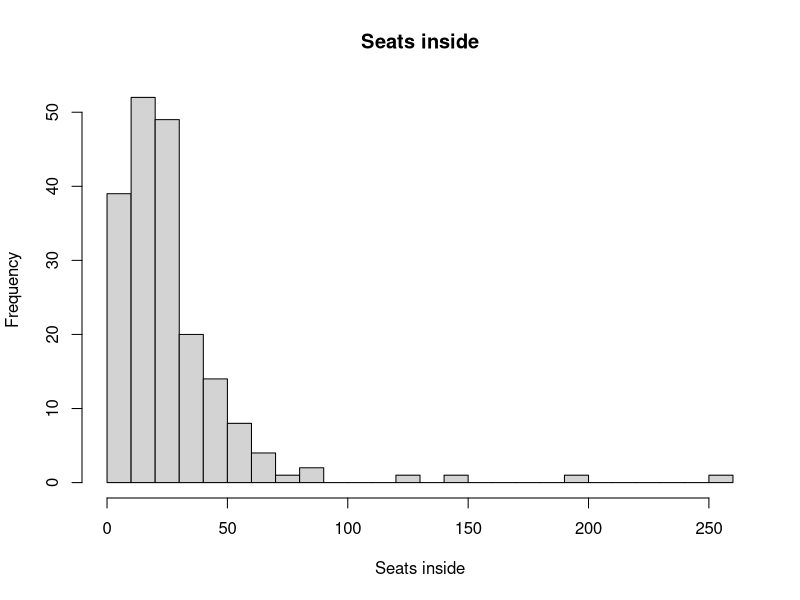
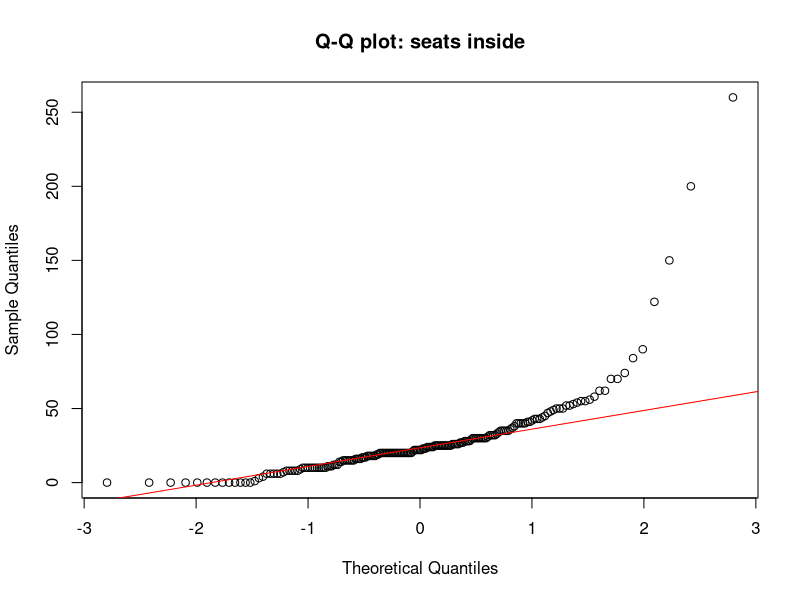
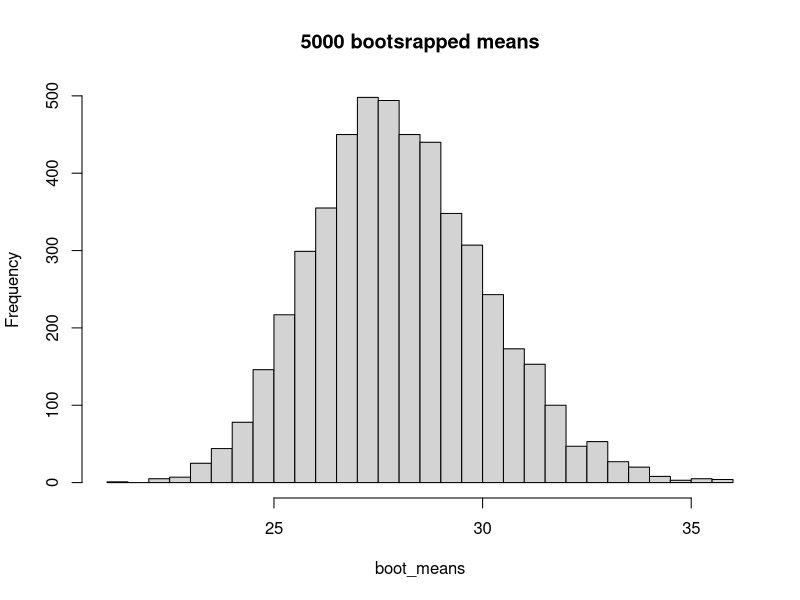
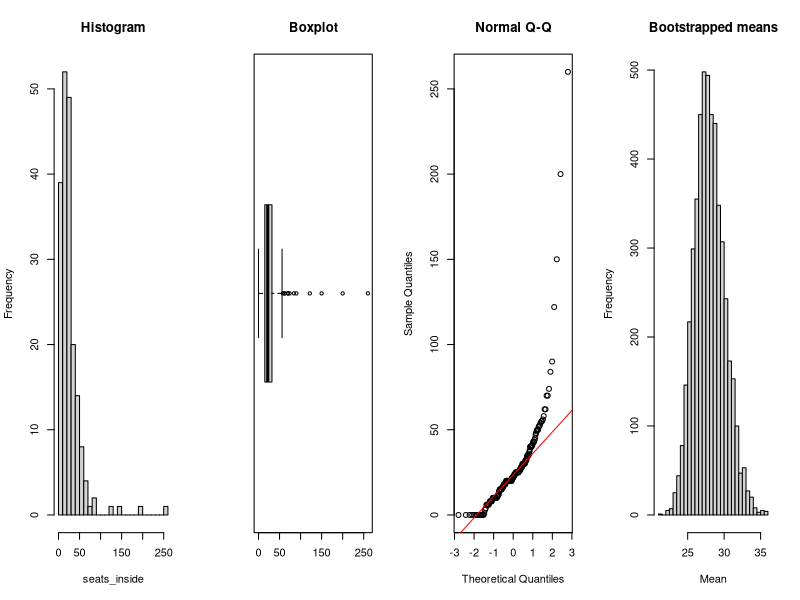
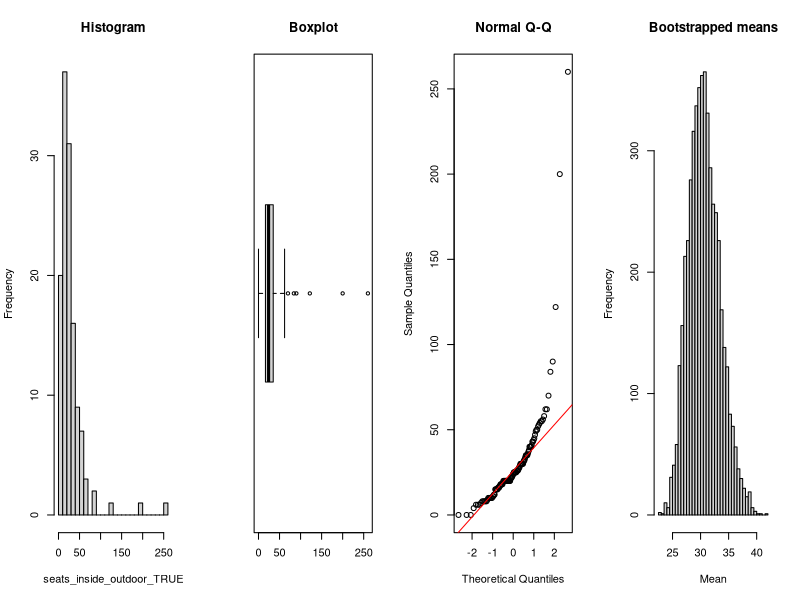
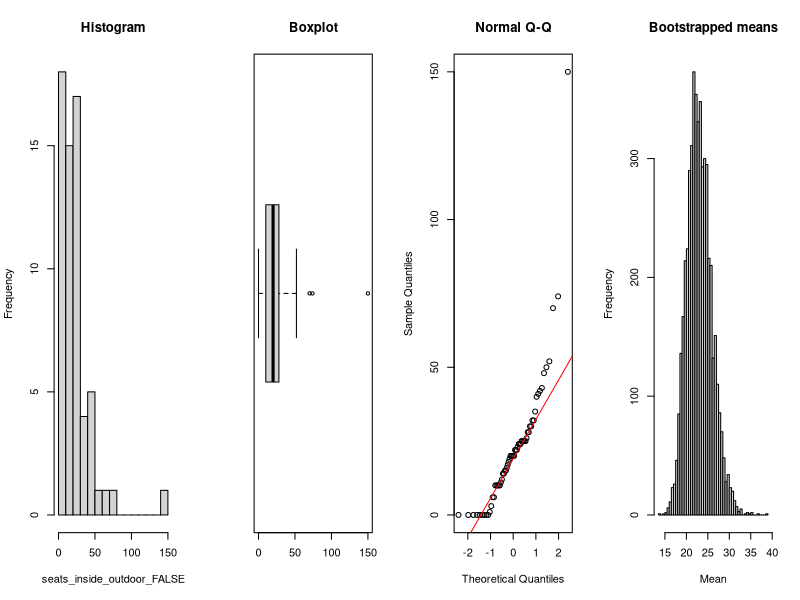
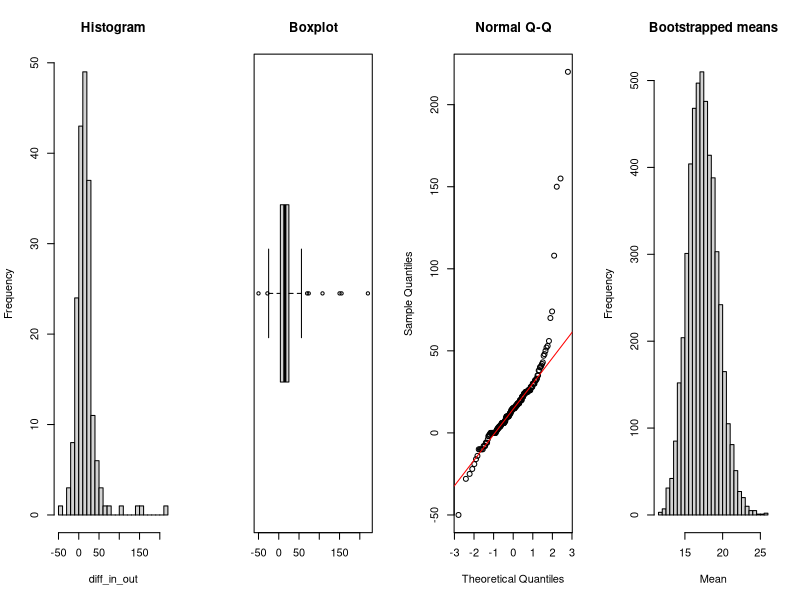
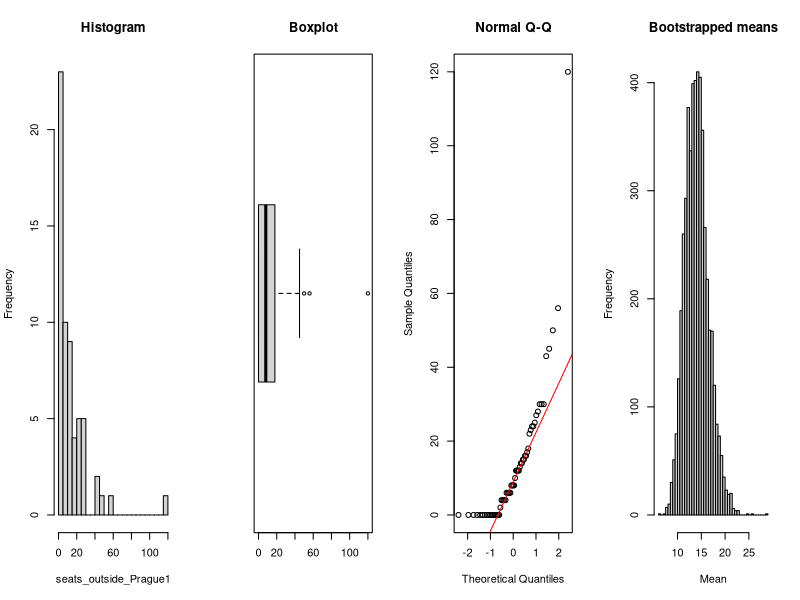

These charts were generated, in order, by the following R code:

# WHAT: loads xtable, the package that turns an R table into a LaTeX table
#       for the report.
# HOW:  library(). (It's installed already; the real 03 script installed it.)
library(xtable)

# WHAT: makes the folders where the report looks for tables and figures.
# HOW:  dir.create(); recursive = TRUE also makes the parent folder 'report';
#       showWarnings = FALSE stays quiet if they already exist.
dir.create("report/tables",  recursive = TRUE, showWarnings = FALSE)
dir.create("report/figures", recursive = TRUE, showWarnings = FALSE)


df <- read.csv("analysis/dataset.csv")

hist(df$seats_inside, breaks =30, main= "Seats inside", xlab = "Seats inside")
# cafes with or without seat count
sum(!is.na(df$seats_inside))
sum(is.na(df$seats_inside))

#average and middle

mean(df$seats_inside, na.rm = TRUE)
median(df$seats_inside, na.rm = TRUE)

sd(df$seats_inside, na.rm = TRUE)

x <- na.omit(df$seats_inside)

mean((x - mean(x))^3) / sd(x)^3

#-------     

qqnorm(x, main= "Q-Q plot: seats inside")

qqline(x, col="red")

#----
length(x)

set.seed(2026)

boot_means <- replicate(5000, mean(sample(x, replace = TRUE)))
hist(boot_means, breaks = 40, main = "5000 bootsrapped means")

mean((boot_means - mean(boot_means))^3) / sd(boot_means)^3


#------

#checks

# WHAT: our check function, now also saving 4 plots as a PDF and returning the
#       descriptive statistics. 'file' is the short name for the PDF.
# HOW:  function(x, file) takes two inputs: the values, and a file name.
check <- function(x, file) {
  # WHAT: drop missing values.  HOW: na.omit().
  x <- na.omit(x)
  # WHAT: skewness of the data itself.  HOW: the same formula as before.
  skew <- mean((x - mean(x))^3) / sd(x)^3
  # WHAT: the bootstrap of the mean.  HOW: set.seed + replicate, as before.
  set.seed(2026)
  boot_means <- replicate(5000, mean(sample(x, replace = TRUE)))
  # WHAT: skewness of the 5,000 averages.  HOW: same formula.
  boot_skew <- mean((boot_means - mean(boot_means))^3) / sd(boot_means)^3
  # WHAT: rule 1: normal if |skewness| < 1.  HOW: abs() drops the minus sign.
  normal <- abs(skew) < 1
  # WHAT: rule 2: CLT applies if 30+ cafes AND the averages look normal.  HOW: '&' = AND.
  clt <- length(x) >= 30 & abs(boot_skew) < 0.5
  # WHAT: the verdict.  HOW: '|' = OR; ifelse() picks the word.
  verdict <- ifelse(normal | clt, "Parametric", "Non-parametric")
  
  # WHAT: opens a PDF file, e.g. report/figures/D_seats_inside.pdf.
  # HOW:  paste0() glues the pieces of the name together with no spaces;
  #       pdf() starts drawing into that file (10 x 2.8 inches).
  pdf(paste0("report/figures/D_", file, ".pdf"), width = 10, height = 2.8)
  # WHAT: puts 4 plots side by side in one row.  HOW: par(mfrow = c(rows, columns)).
  par(mfrow = c(1, 4))
  # WHAT: plot 1, histogram.  HOW: hist().
  hist(x, breaks = 20, main = "Histogram", xlab = file)
  # WHAT: plot 2, boxplot.  HOW: boxplot(), drawn sideways.
  boxplot(x, horizontal = TRUE, main = "Boxplot")
  # WHAT: plot 3, normal Q-Q plot with its red reference line.  HOW: qqnorm(), qqline().
  qqnorm(x, main = "Normal Q-Q")
  qqline(x, col = "red")
  # WHAT: plot 4, the 5,000 bootstrapped means.  HOW: hist().
  hist(boot_means, breaks = 40, main = "Bootstrapped means", xlab = "Mean")
  # WHAT: closes and saves the PDF.  HOW: dev.off() = "device off".
  dev.off()
  
  # WHAT: returns one row: the statistics (rounded) plus the verdict.
  # HOW:  data.frame(); IQR() = interquartile range; round(x, 1) = 1 decimal.
  data.frame(n = length(x), mean = round(mean(x), 1), sd = round(sd(x), 1),
             median = median(x), iqr = IQR(x), min = min(x), max = max(x),
             skew = round(skew, 2), normal, clt, verdict)
}

# ---- Step 6: The decision table ----

# WHAT: runs check() on every variable and group, saving a PDF for each, and
#       stacks the results into one table D (one row per group).
# HOW:  each check(values, "file name") returns one row; cbind() adds the label;
#       rbind() stacks the rows.
D <- rbind(
  cbind(group = "A1: seats inside, all cafes",
        check(df$seats_inside, "seats_inside")),
  cbind(group = "A2: seats inside, WITH terrace",
        check(df$seats_inside[df$has_outdoor %in% TRUE], "seats_inside_outdoor_TRUE")),
  cbind(group = "A2: seats inside, WITHOUT terrace",
        check(df$seats_inside[df$has_outdoor %in% FALSE], "seats_inside_outdoor_FALSE")),
  cbind(group = "A3: inside minus outside",
        check(df$seats_inside - df$seats_outside, "diff_in_out")),
  cbind(group = "A4: seats outside, Prague 1",
        check(df$seats_outside[df$district_A4 %in% "Prague 1"], "seats_outside_Prague1")),
  cbind(group = "A4: seats outside, Prague 2",
        check(df$seats_outside[df$district_A4 %in% "Prague 2"], "seats_outside_Prague2")),
  cbind(group = "A4: seats outside, Prague 3",
        check(df$seats_outside[df$district_A4 %in% "Prague 3"], "seats_outside_Prague3")),
  cbind(group = "A4: seats outside, Prague 5",
        check(df$seats_outside[df$district_A4 %in% "Prague 5"], "seats_outside_Prague5")),
  cbind(group = "A4: seats outside, Prague 7",
        check(df$seats_outside[df$district_A4 %in% "Prague 7"], "seats_outside_Prague7")),
  cbind(group = "A4: seats outside, Prague 8",
        check(df$seats_outside[df$district_A4 %in% "Prague 8"], "seats_outside_Prague8")),
  cbind(group = "A6-A10: Price Level (CZK)",
        check(df$price_level, "price_level")),
  cbind(group = "A8: distance from Orloj (km)",
        check(df$dist_orloj, "dist_orloj"))
)

# WHAT: shows the table.  HOW: typing its name prints it.
D

# WHAT: saves the DECISION columns as report/tables/D_table.tex (main text).
# HOW:  D[, c(...)] picks the columns; xtable() + print(file = ) writes LaTeX;
#       no row numbers; booktabs = clean lines; floating = FALSE (caption is in report.tex).
print(xtable(D[, c("group", "n", "skew", "normal", "clt", "verdict")]),
      file = "report/tables/D_table.tex",
      include.rownames = FALSE, booktabs = TRUE, floating = FALSE)

# WHAT: saves the STATISTICS columns as report/tables/D_stats.tex (appendix).
# HOW:  same as above, other columns.
print(xtable(D[, c("group", "n", "mean", "sd", "median", "iqr", "min", "max")]),
      file = "report/tables/D_stats.tex",
      include.rownames = FALSE, booktabs = TRUE, floating = FALSE)

# ---- Step 7: Yes/no variables (counts and percentages) ----

# WHAT: a table with the Yes and No counts of the four yes/no variables.
# HOW:  sum(x, na.rm = TRUE) counts the TRUEs (Yes); sum(!x, ...) counts the
#       FALSEs (No), because '!' flips FALSE to TRUE.
cat_tab <- data.frame(
  variable = c("Small cafe (15 or fewer seats)", "Top-rated (4.7 or higher)",
               "Outdoor seating", "Above-median Price Level"),
  yes = c(sum(df$small_cafe, na.rm = TRUE), sum(df$top_rated, na.rm = TRUE),
          sum(df$has_outdoor, na.rm = TRUE), sum(df$above_median_price, na.rm = TRUE)),
  no  = c(sum(!df$small_cafe, na.rm = TRUE), sum(!df$top_rated, na.rm = TRUE),
          sum(!df$has_outdoor, na.rm = TRUE), sum(!df$above_median_price, na.rm = TRUE)))

# WHAT: the percentage of Yes for each variable.
# HOW:  yes / (yes + no) x 100, rounded to 1 decimal.
cat_tab$percent_yes <- round(100 * cat_tab$yes / (cat_tab$yes + cat_tab$no), 1)

# WHAT: shows it, and saves it as report/tables/D_categorical.tex.
# HOW:  print, then xtable() + print(file = ).
cat_tab
print(xtable(cat_tab), file = "report/tables/D_categorical.tex",
      include.rownames = FALSE, booktabs = TRUE, floating = FALSE)
